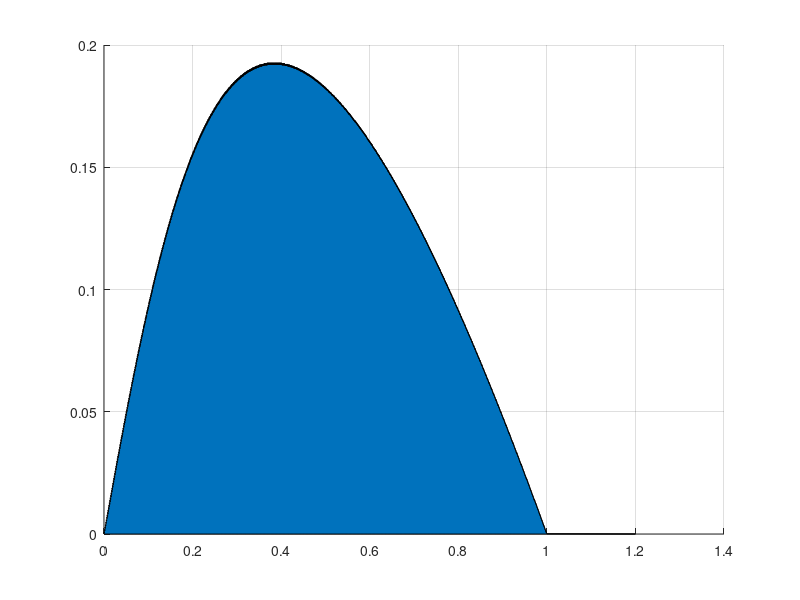

Recreate this plot in MATLAB. (Note: this script raises an error after producing the figure.)
clear
clc

%%% Establish Intervals
density = 1000;
max_a = 0.25;
max_b = 1;
A = linspace(0.0001, max_a, density);
B = linspace(0.0001, max_b, density);

hopfA = zeros(density,1);
hopfB = hopfA;
n = 1;

%%% Solve Hopf Bifurcation Line
for j = 1:density
    b = B(j);
    for i = 1:density
        a = A(i);    
        eval = abs((b-a)-(a+b)^3);
        if eval < 0.001
            hopfA(n) = a;
            hopfB(n) = b;
            n = n+1;
        end
    end
    if j == density
       hopfA(n) = 0;
       hopfB(n) = 1.2;
    end
end

%%% Plot Hopf Bifurcation
figure(4)
clf
grid on
hold on
A = area(hopfB, hopfA);
    A.FaceColor = [249/255,251/255,21/255];
    A.BaseValue = 0.3;
    A.FaceAlpha = .4;
    A.EdgeColor = [.5,.5,.5];
xlabel('\beta ');
ylabel('\alpha');

% %%% Plot Stable Phase Plane Solutions
% figure(2)
% clf
% hold on
% a = 0.2;
% b = 1.2;
% X = linspace(-1,3,20);
% Y = linspace(-1,3,20);
% [x,y] = meshgrid(X,Y);
% du = (a-x+x.^2.*y);
% dv = (b-x.^2.*y);
% normal = sqrt(du.^2+dv.^2);
% quiver(x,y,du./normal,dv./normal);
% startx1 = [-1 -0.5 0 0.5 1 2 3];
% startx2 = .4;
% starty1 = -1.*ones(1,length(startx1));
% starty2 = 3.*ones(1,length(startx1));
% starty3 = 1.3.*ones(1,length(startx2));
% streamline(x,y,du,dv,startx1,starty1);
% streamline(x,y,du,dv,startx1,starty2);
% streamline(x,y,du,dv,startx2,starty3);
% streamline(x,y,du,dv,[-1 -1 -1],[0 1 2]);
% plot(a+b,b/(a+b)^2,'o')
% 
% %%% Plot Unstable Phase Plane Solutions
% figure(3)
% clf
% hold on
% a = 0.05;
% b = .7;
% X = linspace(-1,3,20);
% Y = linspace(-1,3,20);
% [x,y] = meshgrid(X,Y);
% du = (a-x+x.^2.*y);
% dv = (b-x.^2.*y);
% normal = sqrt(du.^2+dv.^2);
% quiver(x,y,du./normal,dv./normal);
% startx1 = [-1 -0.5 0 0.5 1 2 3];
% startx2 = .4;
% starty1 = -1.*ones(1,length(startx1));
% starty2 = 3.*ones(1,length(startx1));
% starty3 = 1.3.*ones(1,length(startx2));
% streamline(x,y,du,dv,startx1,starty1);
% streamline(x,y,du,dv,startx1,starty2);
% streamline(x,y,du,dv,startx2,starty3);
% streamline(x,y,du,dv,[-1 -1 -1],[0 1 2]);
% plot(a+b,b/(a+b)^2,'o')


